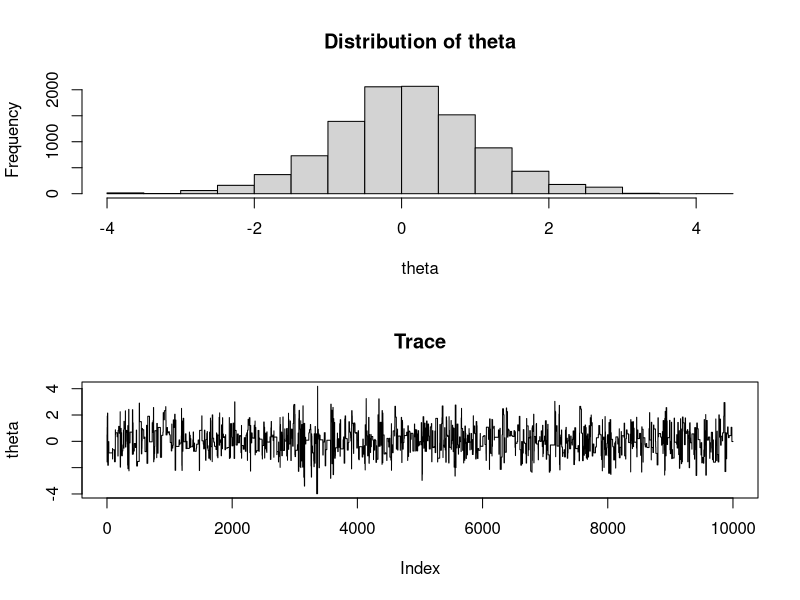

The R source for this figure:

# 0. parameter settings for simulation ------------------------------------

n_iteration <- 10000

# 1. Initialization -------------------------------------------------------


theta <- numeric(n_iteration)
theta[1] <- .5 # initialization theta
sigma <- 10 # arbiturary variance
proposed_sigma <- 1
denom <- dnorm(theta[1], 0, sigma)

# 2. Iteration! --------------------------------------------------------------


for (i in 2:n_iteration){
  theta.star <- rnorm(1, theta[i - 1], sigma)
  num <- dnorm(theta.star, 0, proposed_sigma)
  alpha <- min(c(1, num/denom))
  if (runif(1) < alpha){
    theta[i] <- theta.star
    denom <- num
  } else {
    denom <- denom
    theta[i] <- theta[i - 1]
  }
}

# 3. Visualization --------------------------------------------------------


# png('mh_result.png', width = 1024, height = 764)
par(mfrow = c(2, 1))
hist(theta, main = "Distribution of theta")
plot(theta, type = "l", main = "Trace")
# dev.off()